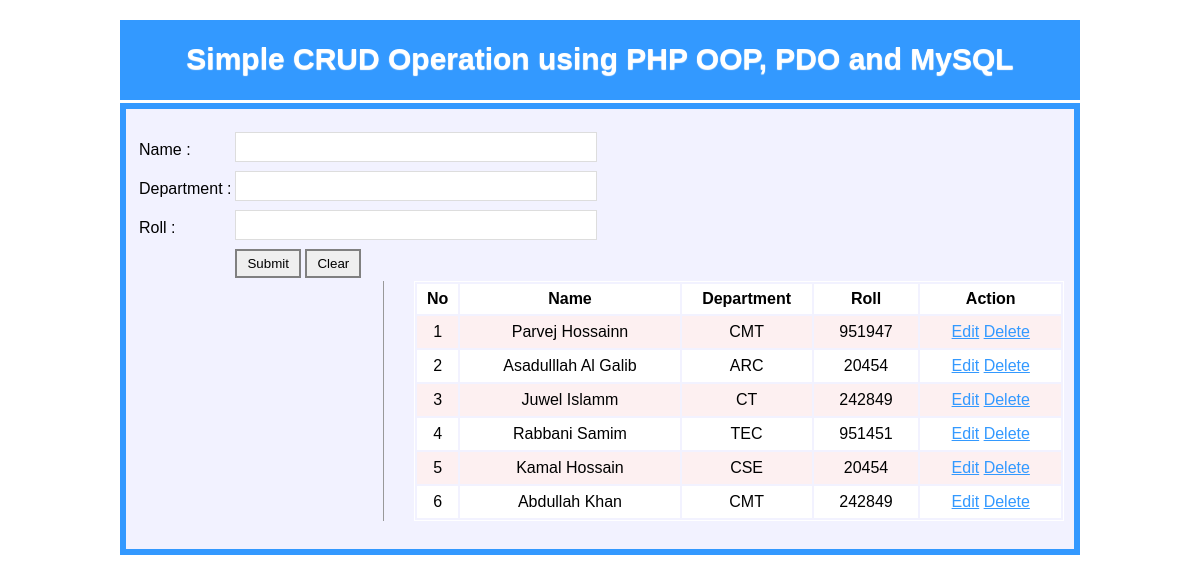
The page / on the database its author committed.
### tables this page shows
CREATE TABLE `student` (
  `id` int(11) NOT NULL,
  `name` varchar(100) NOT NULL,
  `dep` varchar(100) NOT NULL,
  `roll` int(11) NOT NULL
);

### class/Student.php (called while the page is built, shortened)
<?php
include 'class/Database.php';
class Student{
	public function showAllStd(){
		$sql = 'SELECT * FROM student';
		$data = Database::prepare($sql);
		$data->execute();
		return $data->fetchAll();
	}
}
?>

### class/Database.php (called while the page is built, shortened)
<?php
class Database{
	private static $pdo;
	public static function conn(){
		if (!isset(self::$pdo)) {
			try {
				self::$pdo = new PDO('mysql:dbhost='.DB_HOST.'; dbname='.DB_NAME, DB_USER, DB_PASS);
			} catch (PDOException $e) {
				echo "Connection failed...".$e->getMessage();
			}
		}
		return self::$pdo;
	}
	public static function prepare($sql){
		return self::conn()->prepare($sql);
	}
}
?>

### index.php (the view, shortened to what this page needs)
<?php
include 'inc/header.php';
include 'class/Student.php';
$std = new Student();
?>
<section class="mainleft">
<?php
if (isset($_GET['action']) && $_GET['action'] == 'edit') {
	$id = base64_decode($_GET['id']);
	$result = $std->showStdById($id);
?>
    <form action="<?php echo htmlspecialchars($_SERVER['PHP_SELF']); ?>" method="post">
        <table>
            <input type="hidden" name="id" value="<?php echo $result['id'] ?>">
            <tr>
                <td>Name : </td>
                <td><input type="text" name="name" value="<?php echo $result['name'] ?>"></td>
            </tr>
            <tr>
               <td>Department : </td>
                <td><input type="text" name="dep" value="<?php echo $result['dep'] ?>"></td>
            </tr>
            <tr>
              <td>Roll : </td>
                <td><input type="text" name="roll" value="<?php echo $result['roll'] ?>"></td>
            </tr>
            <tr>
                <td></td>
                <td>
                    <input type="submit" name="update" value="Update"/>
                    <input type="reset" value="Clear"/>
                </td>
            </tr>
        </table>
    </form>
	<?php } else{ ?>
	   <form action="<?php echo htmlspecialchars($_SERVER['PHP_SELF']); ?>" method="post">
        <table>
            <tr>
                <td>Name : </td>
                <td><input type="text" name="name"></td>
            </tr>
            <tr>
               <td>Department : </td>
                <td><input type="text" name="dep"></td>
            </tr>
            <tr>
              <td>Roll : </td>
                <td><input type="text" name="roll"></td>
            </tr>
            <tr>
                <td></td>
                <td>
                    <input type="submit" name="submit" value="Submit"/>
                    <input type="reset" value="Clear"/>
                </td>
            </tr>
        </table>
    </form>
<?php } ?>
</section>
<section class="mainright">
  <table class="tblone">
    <tr>
        <th>No</th>
        <th>Name</th>
        <th>Department</th>
        <th>Roll</th>
        <th>Action</th>
    </tr>
<?php
	$i=0;
	foreach ($std->showAllStd() as $value) {
	$i++
 ?>
    <tr>
        <td><?php echo $i; ?></td>
        <td><?php echo $value['name']; ?></td>
        <td><?php echo $value['dep']; ?></td>
        <td><?php echo $value['roll']; ?></td>
        <td>
        <?php echo "<a href='index.php?action=edit&id=".base64_encode($value['id'])."'>Edit</a>"; ?>
        <?php echo "<a href='index.php?action=delete&id=".base64_encode($value['id'])."'>Delete</a>"; ?>
        </td>
    </tr>
<?php } ?>
  </table>
</section>
<?php include 'inc/footer.php' ?>

### inc/header.php (shortened to what this page needs)
<!DOCTYPE HTML>
<html>
<head>
</head>
<body>
  <header class="headeroption">
    <h2>Simple CRUD Operation using PHP OOP, PDO and MySQL</h2>
  </header>
<div class="content">

### inc/footer.php
</div>
</body>
</html>

### inc/header.php (style rules this page uses)
body { font-family: arial;font-size: 15px;line-height: 18px;margin: 0 auto;width: 80%;margin-top: 20px }
a { color:#3399FF; }
.headeroption { background: #3399FF;height: 80px;overflow: hidden; }
.headeroption h2 { color: #fff;font-size: 30px;padding-top: 5px;text-shadow: 0 1px 1px #fff;text-align: center; }
.content { background: #f2f2ff;border: 6px solid #3399ff;font-size: 16px;line-height: 22px;margin-bottom: 3px;margin-top: 3px;min-height: 400px;overflow: hidden;padding: 20px 10px; }
.mainleft { float: left;margin-right: 5px;max-width: 500px; }
.mainright { float:right;width:650px;border-left: 1px solid #999;padding-left: 30px; }
.tblone { width:100%;border:1px solid #fff; }
.tblone td { padding:5px 10px;text-align:center; }
table.tblone tr:nth-child(2n+1) { background:#fff;height:30px; }
table.tblone tr:nth-child(2n) { background:#fdf0f1 none repeat scroll 0 0;height:30px; }
input[type="text"] { border:1px solid #ddd;margin-bottom:5px;padding:5px;width:350px;font-size:16px }
input[type="submit"] { cursor: pointer;padding: 5px 10px;border: 2px solid gray }
input[type="reset"] { cursor: pointer;padding: 5px 10px;border: 2px solid gray }

### rows shown on the page
student: name "Parvej Hossainn", dep "CMT", roll "951947"
student: name "Asadulllah Al Galib", dep "ARC", roll "20454"
student: name "Juwel Islamm", dep "CT", roll "242849"
student: name "Rabbani Samim", dep "TEC", roll "951451"
student: name "Kamal Hossain", dep "CSE", roll "20454"
student: name "Abdullah Khan", dep "CMT", roll "242849"
